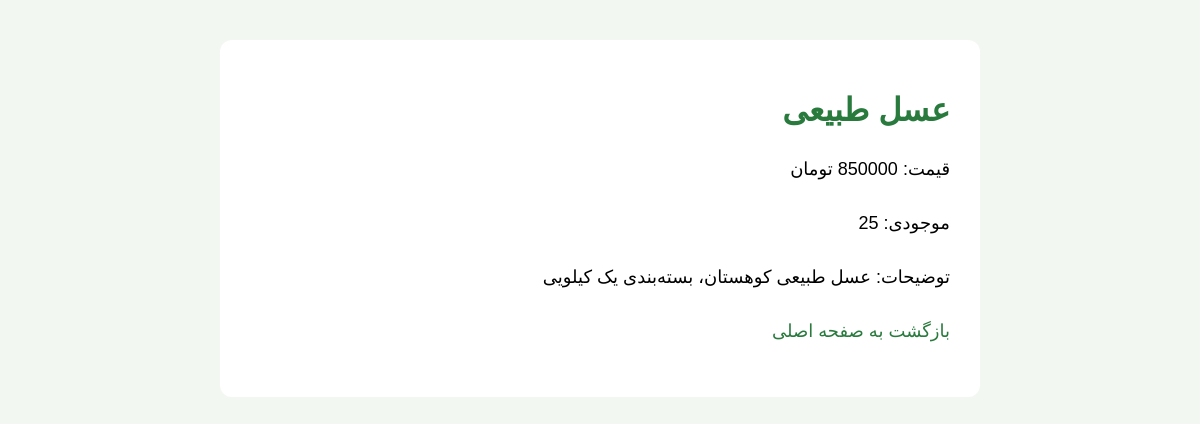
The page /products/1/ on the database its author committed.
### products/models.py (models this page shows, shortened)
class Product(models.Model):
    seller = models.ForeignKey(
        "accounts.UserProfile",
        on_delete=models.PROTECT,
        related_name="products",
        blank=True,
        null=True,
        verbose_name="فروشنده"
    )
    category = models.ForeignKey(
        Category,
        on_delete=models.PROTECT,
        related_name="products"
    )
    name = models.CharField(max_length=100)
    price = models.DecimalField(max_digits=12, decimal_places=0)
    quantity = models.PositiveIntegerField(default=0)
    description = models.TextField(blank=True)
    image = models.ImageField(
        upload_to="products/",
        blank=True,
        null=True,
        verbose_name="تصویر محصول"
        )

### products/views.py (the view)
# urls.py: path("products/<int:product_id>/", views.product_detail, name="product_detail"),
def product_detail(request, product_id):
    product = get_object_or_404(Product, id=product_id)
    context = {
        "product": product
    }
    return render(request, "products/product_detail.html", context)

### products/templates/products/product_detail.html (shortened to what this page needs)
<!DOCTYPE html>
<html lang="fa" dir="rtl">
<head>
</head>
<body>
    <div class="container">
        <h1>{{ product.name }}</h1>
        <p>
            قیمت: {{ product.price }} تومان
        </p>
        <p>
            موجودی: {{ product.quantity }}
        </p>
        {% if product.description %}
            <p>
                توضیحات: {{ product.description }}
            </p>
        {% endif %}
        <p>
            <a href="{% url 'home' %}">بازگشت به صفحه اصلی</a>
        </p>
    </div>
</body>
</html>

### products/templates/products/product_detail.html (style rules this page uses)
body { font-family: Tahoma, Arial, sans-serif; background-color: #f3f7f1; margin: 0; padding: 40px 20px; }
.container { max-width: 700px; margin: auto; background-color: white; padding: 30px; border-radius: 12px; }
h1 { color: #287a3d; }
p { font-size: 18px; line-height: 2; }
a { color: #287a3d; text-decoration: none; }

### rows shown on the page
Product: name "عسل طبیعی", price "850000", quantity "25", description "عسل طبیعی کوهستان، بسته‌بندی یک کیلویی"
